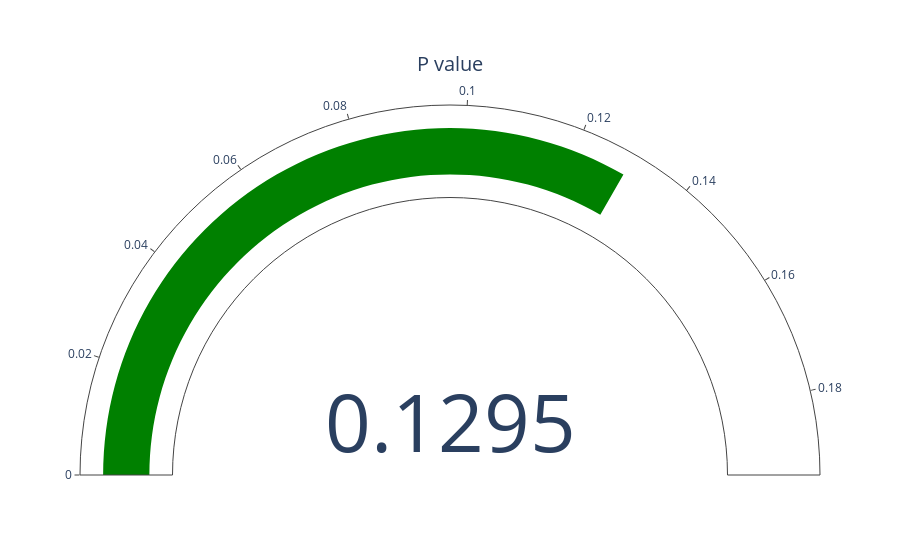

Write notebook code for a chart like this one.
### Markdown cell above
# 7. Statistic and P-value

### Code cell
dftest = adfuller(data)
print("Statistics",dftest[0])
fig = go.Figure(go.Indicator(
    mode = "gauge+number",
    value = dftest[1],
    title = {'text': "P value"},
    domain = {'x': [0, 1], 'y': [0, 1]}
))


fig.show()

### Figure 1 — Plotly figure (JSON) as saved in the notebook; plotly's stock layout.template omitted (floating-point values rounded to 4 significant figures)
{"data": [{"domain": {"x": [0, 1], "y": [0, 1]}, "mode": "gauge+number", "title": {"text": "P value"}, "type": "indicator", "value": 0.1295}], "layout": {}}
